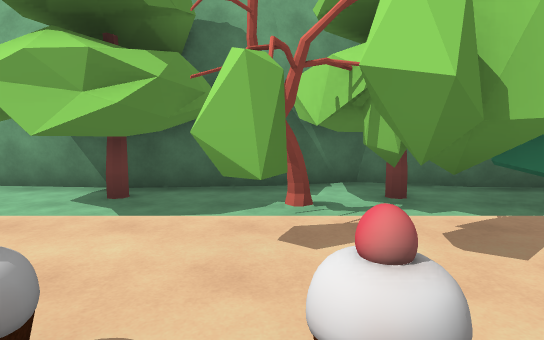
[1] (above)

20 first-person views from a walk through a Unity game level. The camera is 1.5 m above the floor, tilts 6° down and sees 80° across. The floor is counted in squares, 2 m on a side. Each view is taken from the middle of a square. On the plan, view 1 faces up. The plan holds only what a view shows up to about 11 squares ahead; the rest is blank. The place goes on beyond the plan. The player character is not drawn. Some animated figures are left out.

[2]
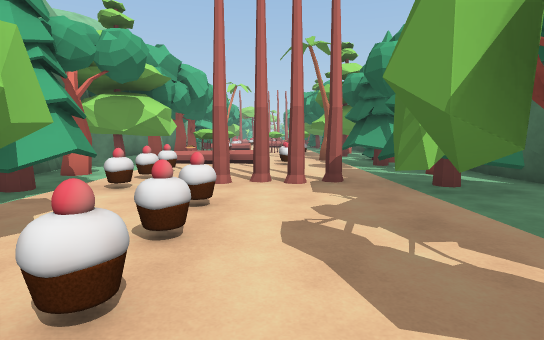

[3]
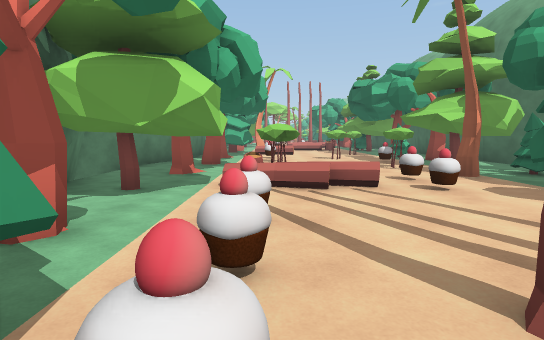

[4]
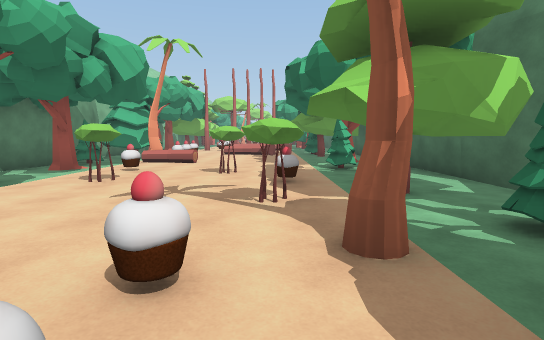

[5]
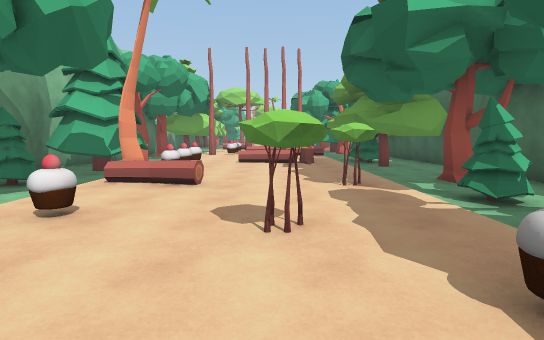

[6]
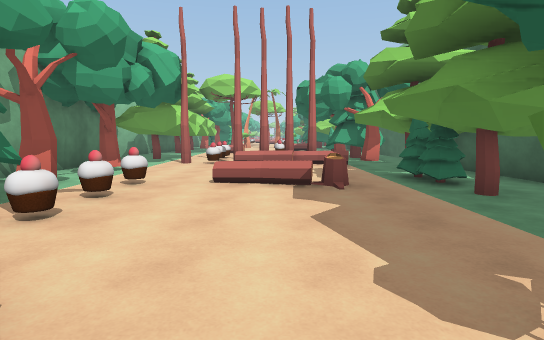

[7]
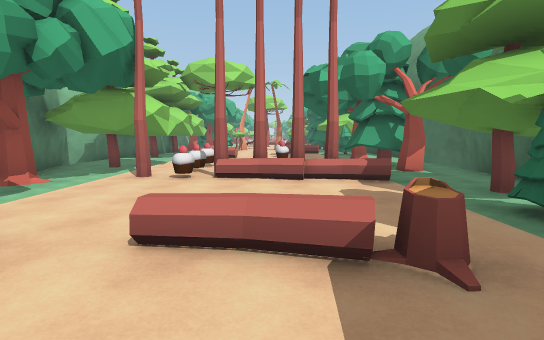

[8]
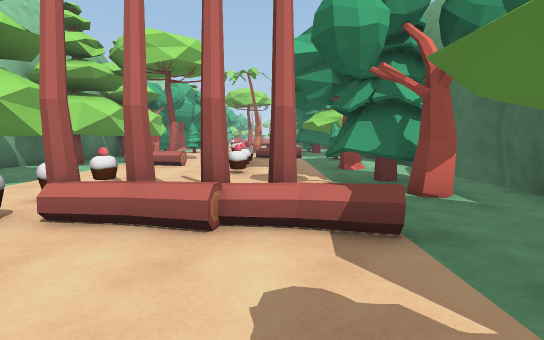

[9]
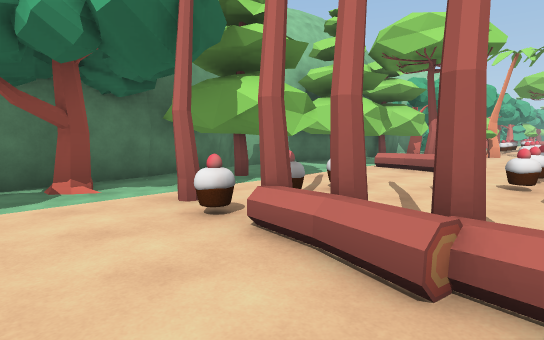

[10]
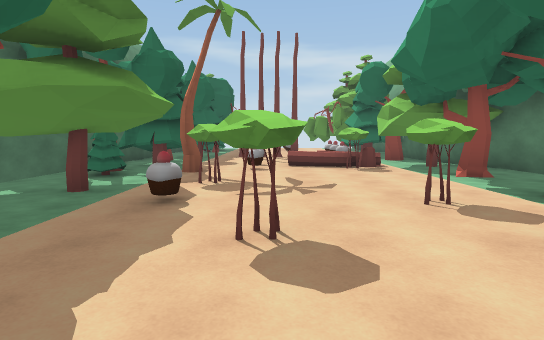

[11]
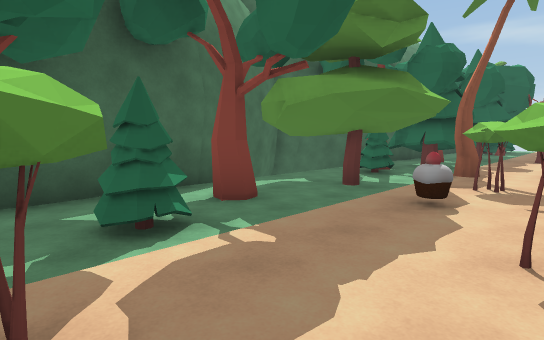

[12]
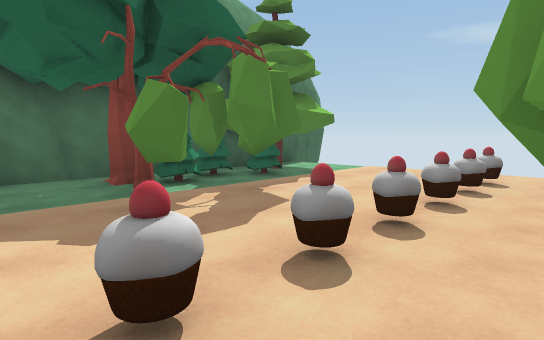

[13]
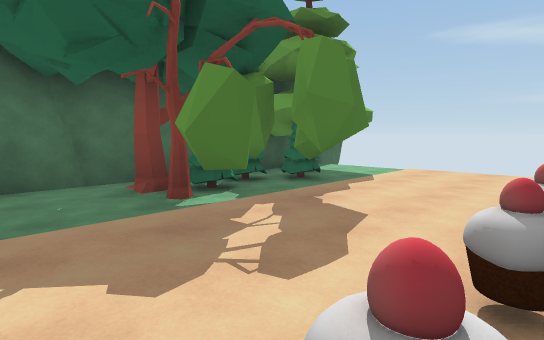

[14]
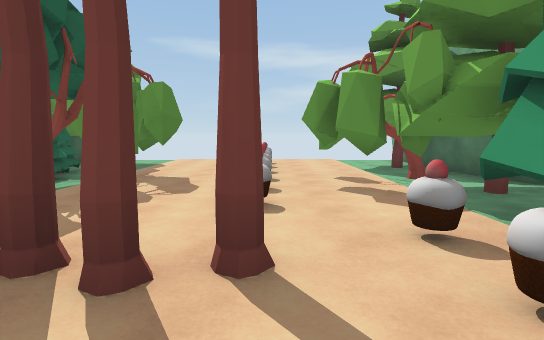

[15]
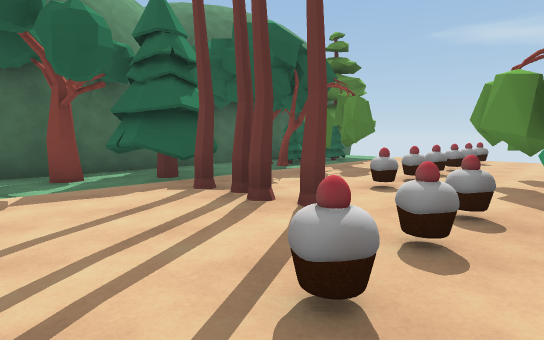

[16]
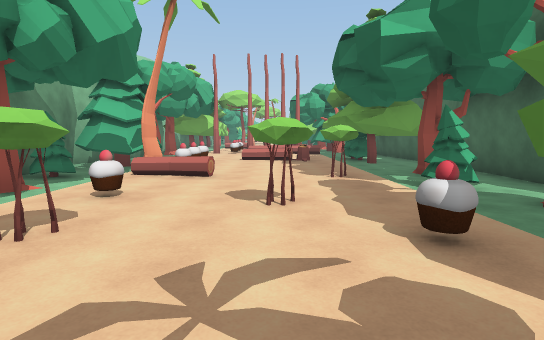

[17]
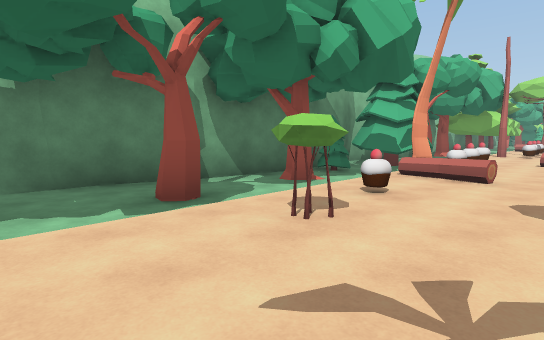

[18]
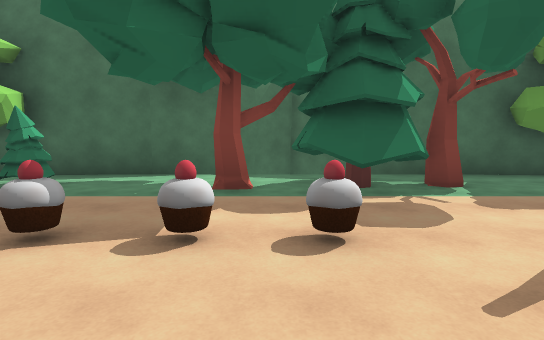

[19]
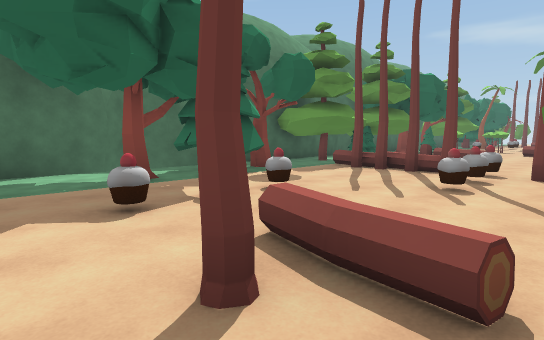

[20]
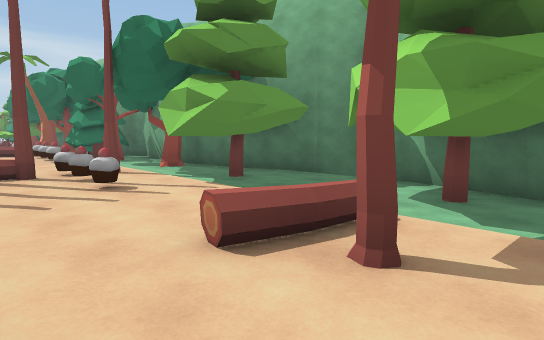

### Floor plan
Points are (right, up) in squares from view 1. A wall is a line through its corners. A room is listed if a view was taken in it or the views show most of it. See-through windows are left out.
Room 1 (views 1, 2, 3, 4, 5, 6, 7, 8, 9, 10, 11, 12, 13, 14, 15, 16, 17, 18, 19, 20)
walls: (15.3, -4.3) (17.7, -4.5); (13.1, -4.6) (15.4, -4.3); (15.4, 4.8) (13.1, 5); (13, 5) (11, 5.7); (10.9, -5.2) (13.2, -4.5); (17.7, 5) (15.3, 4.8); (11.1, 5.6) (10, 6.3); (9.5, -5.4) (10.1, -5.8) (11.1, -5.2); (9.7, 5.9) (7.9, 5.2); (19.7, -4.7) (20.1, -4.5) (22.4, -4.3); (8.3, -4.9) (9.6, -5.5); (8.2, -4.8) (8.7, -4.9); (8.7, 5.4) (7.8, 5.1); (20.2, 5) (18.9, 5.4) (17.5, 5); (7.5, 5) (5.3, 4.7); (22.3, -4.3) (24.7, -4.5) (26.8, -5.2); (22.5, 4.7) (20.1, 4.9); (5.4, 4.6) (2.9, 4.9); (5.1, -4.2) (6.8, -4.5); (3.4, -4.4) (5.4, -4.3); (24.8, 5) (22.3, 4.7); (3.1, 4.9) (1.6, 5.4) (0.1, 4.9); (26.6, -5.1) (27.5, -5.7) (28.4, -5.1); (26.9, 5.6) (24.6, 4.9); (0.6, -4.7) (1.5, -5) (2.9, -4.5); (0.2, 5) (-2.2, 4.7); (28.3, -5.2) (30.5, -4.5); (28.4, 5.6) (27.6, 6.1) (26.7, 5.6); (-2.2, -4.3) (0.2, -4.5); (30.4, -4.5) (31.5, -4.4); (-2.4, 4.8) (-4.3, 5); (30.5, 4.9) (28.3, 5.7); (31.5, 4.9) (30.4, 5); (-4.5, -4.5) (-2, -4.3)
low walls: (7.4, 5.1) (6.9, 5)
ways out: gap at (11, -4); gap at (12, -3)
objects: tree (-3, -3); cake (-3, 1); tree (-2, -3); cake (-2, 1); tree (-2, 4); tree (-1, -3); cake (-1, 1); tree (0, -2) to (2, -1); cake (0, 1); tree (0, 2) to (1, 3); tree (1, -3); cake (1, 1); cake (2, 1); tree (2, 4); tree (3, -3) to (4, -2); tree (3, 3) to (4, 4); tree (4, -1); tree (4, 0); tree (4, 1); cake (4, 2); tree (5, -3); cake (5, 2); cake (6, 2); tree (6, 4); tree (7, -4) to (8, -2); cake (7, 0); other object (8, 1); bush (8, 2); tree (8, 4); tree (9, -4); palm tree (9, -2); cake (9, 0); other object (9, 2); tree (10, 4); tree (11, -3); bush (11, -1); cake (12, -1); bush (12, 2); tree (12, 4); tree (13, -3); bush (14, 0); cake (14, 2); tree (15, -3); tree (15, 4); bush (16, -1); other object (16, 1) to (16, 2); tree (16, 4); tree (17, -3); palm tree (17, 3); cake (18, 2); tree (18, 3) to (19, 4); tree (19, -3); cake (19, 2); tree (20, -3); other object (20, -1); other object (20, 0) to (20, 1); cake (20, 2); tree (20, 4); tree (21, -3); tree (22, -3); tree (23, 4); tree (24, -2); other object (24, -1); tree (24, 0); cake (24, 1); tree (24, 2); tree (25, -3); tree (25, 1); cake (25, 2); tree (26, -4) to (27, -2); cake (26, 2); tree (26, 4); cake (28, 0); tree (29, -3); cake (29, 0); other object (29, 2); cake (30, 0); tree (30, 2); tree (30, 4)

Where each view was taken, in squares from view 1:
view 1: 0 up, 0 right, facing up
view 2: 0 up, 1 left, facing right
view 3: 2 up, 3 right, facing right
view 4: 1 down, 7 right, facing right
view 5: 0 up, 11 right, facing right
view 6: 0 up, 15 right, facing right
view 7: 0 up, 18 right, facing right
view 8: 1 down, 21 right, facing right
view 9: 1 down, 22 right, facing up-right
view 10: 0 up, 16 right, facing left
view 11: 0 up, 16 right, facing down-left
view 12: 2 up, 3 right, facing down-left
view 13: 1 up, 3 right, facing down-left
view 14: 1 up, 6 right, facing left
view 15: 3 up, 7 right, facing down-left
view 16: 0 up, 10 right, facing right
view 17: 0 up, 10 right, facing up-right
view 18: 2 up, 28 right, facing down
view 19: 3 up, 31 right, facing down-left
view 20: 0 up, 31 right, facing up-left
